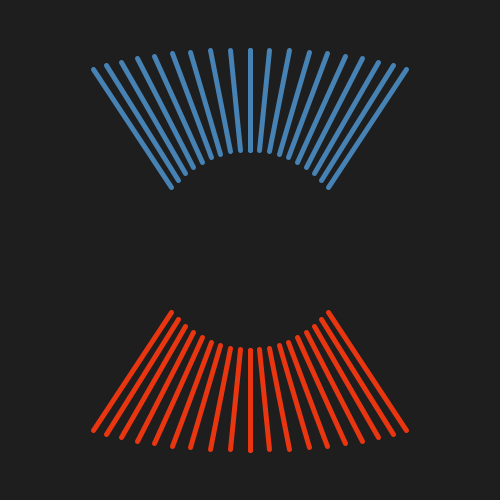
Frame 1 (no input)
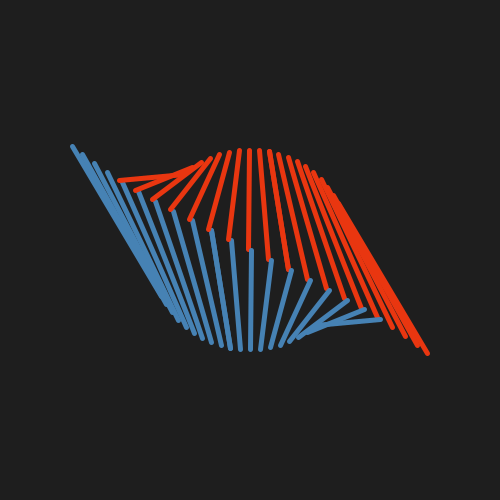
Frame 60 (the mouse pressed at the canvas centre just before this capture)
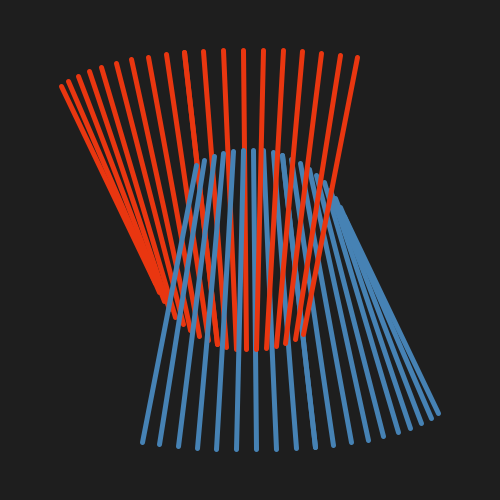
Frame 120 (the mouse held since frame 60 and released just before this capture)

The Processing sketch that drew these frames (run headless with seeded random() and noise(); from frame 60 on, the mouse is pressed at the canvas centre):

// Processing sketch: parametric_shape_2
// ── parametric_shape_2.pde
// Generative art with Parametric equations

static final int NUM_LINES = 10;
float t; // Time variable

void setup(){
  background(30);
  size(500, 500);
}

void draw(){
  background(30);
  //stroke(255);
  strokeWeight(5);
  
  translate(width/2, height/2); // Moves the origin to this location
  
  //point(x1(t), y1(t)); 
  //point(x2(t), y2(t));
  for (int i = 0; i < NUM_LINES; i++){
    stroke(233,54,16);
    line(x1(t + i), y1(t + i), x2(t + i), y2(t + i));
    line(x1(t - i), y1(t - i), x2(t - i), y2(t - i));
    stroke(70,130,180);
    line(x3(t + i), y3(t + i), x4(t + i), y4(t + i));
    line(x3(t - i), y3(t - i), x4(t - i), y4(t - i));
  }
  t+= 0.5;
}

float x1(float t){
  return sin(t/10) * 100;
}

float y1(float t){
  return cos(t/10) * 100;
}

float x2(float t){
  return sin(t/10) * 200;
}

float y2(float t){
  return cos(t/20) * 200;
}

///////// Second wave

float x3(float t){
  return -(sin(t/10) * 100);
}

float y3(float t){
  return -(cos(t/10) * 100);
}

float x4(float t){
  return -(sin(t/10) * 200);
}

float y4(float t){
  return -(cos(t/20) * 200);
}
